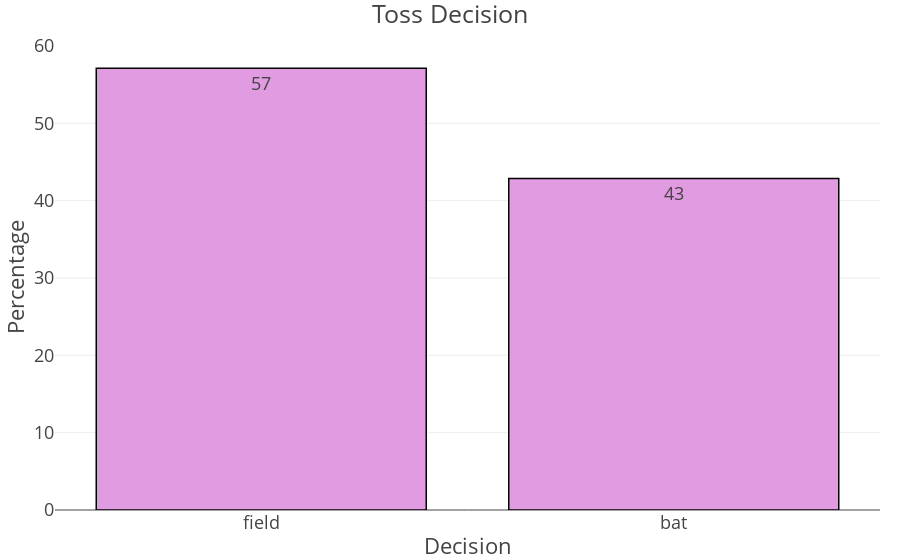

The cell this chart's notebook holds for it:
### Code cell
#temp_df = matches['toss_decision'].value_counts(normalize=True)*100
#temp_df=temp_df.reset_index()
trace1 = go.Bar(
                x =df['index'],
                y = df['toss_decision'],
                text=df['toss_decision'],
                textposition='outside',
                
                marker = dict(color = 'rgb(225,155,225)',
                              line=dict(color='rgb(0,0,0)',width=1.5)))
layout = go.Layout(template= "presentation",title = 'Toss Decision' , xaxis = dict(title = 'Decision'), yaxis = dict(title = 'Percentage'))
fig = go.Figure(data = [trace1], layout = layout)
fig.update_traces(texttemplate='%{text:.2s}', textposition='inside')
fig.update_layout(
    margin=dict(l=55, r=20, t=45, b=50))
    

fig.show()

### Figure 1 — Plotly figure (JSON) as saved in the notebook; plotly's stock layout.template omitted (floating-point values rounded to 4 significant figures)
{"data": [{"marker": {"color": "rgb(225,155,225)", "line": {"color": "rgb(0,0,0)", "width": 1.5}}, "text": [57.12, 42.88], "textposition": "inside", "texttemplate": "%{text:.2s}", "type": "bar", "x": ["field", "bat"], "y": [57.12, 42.88]}], "layout": {"margin": {"b": 50, "l": 55, "r": 20, "t": 45}, "title": {"text": "Toss Decision"}, "xaxis": {"title": {"text": "Decision"}}, "yaxis": {"title": {"text": "Percentage"}}}}
